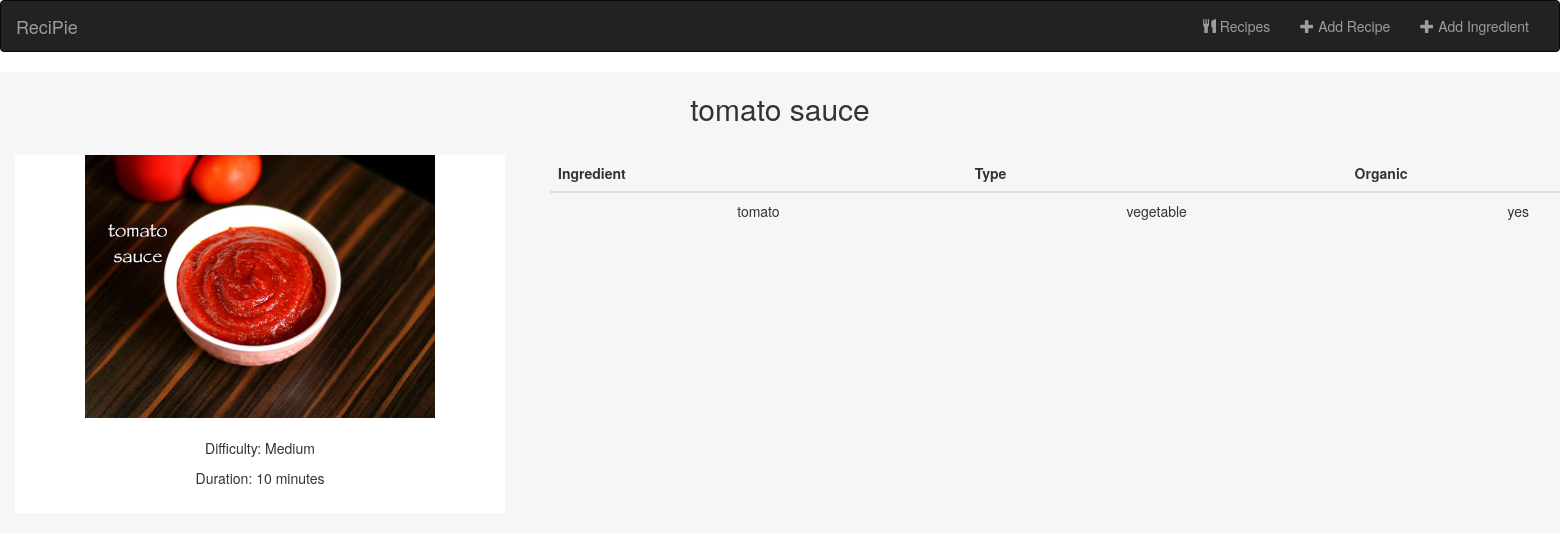
The page /recipe/1 on the database as committed earlier.
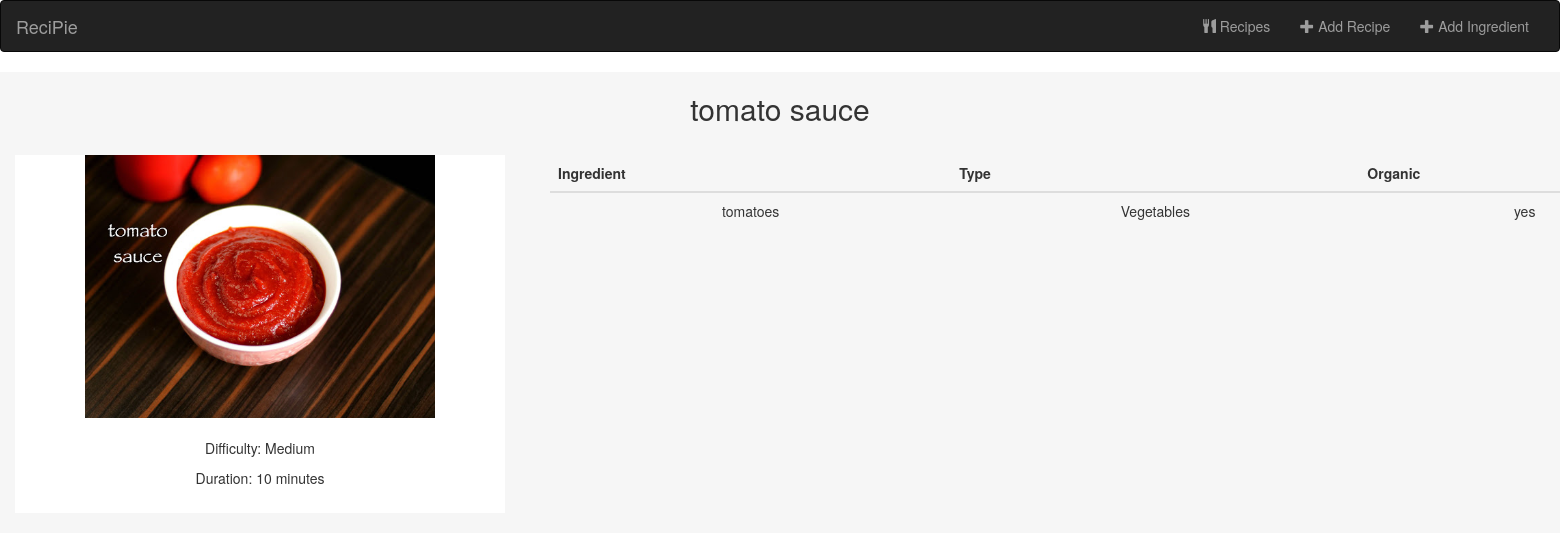
The same page on the database as committed later.
### recipe/models.py (models this page shows, shortened)
class Recipe(models.Model):
    name = models.CharField(max_length=250)
    duration = models.CharField(max_length=250)
    ingredients = models.ManyToManyField(Ingredient)
    recipe_image = models.FileField()
    difficulty = models.CharField(max_length=50, choices=DIFFICULTY)
    user = models.ForeignKey(settings.AUTH_USER_MODEL, on_delete=models.CASCADE)

class Ingredient(models.Model):
    name = models.CharField(max_length=250)
    ingredient_type = models.CharField(max_length=50, choices=TYPE)
    is_organic = models.BooleanField(default=True)
    user = models.ForeignKey(settings.AUTH_USER_MODEL, on_delete=models.CASCADE)

### recipe/views.py (the view)
# urls.py: url(r'^(?P<pk>[0-9]+)', views.DetailView.as_view(), name='details'),
class DetailView(generic.DetailView):  # a view for the details of a recipe
    model = Recipe
    template_name = 'recipe/details.html'

### recipe/templates/recipe/details.html (shortened to what this page needs)
{% extends 'recipe/base_template.html' %}
{% block body %}
    <div id="portfolio" class="container-fluid text-center bg-grey">
        <h2>{{ recipe.name }}</h2><br>
        <div class="row text-center slideanim">
            <div class="col-sm-4">
                <div class="thumbnail">
                    <img src="{{ recipe.recipe_image.url }}" alt="{{ recipe.name }}" width="400" height="300"><br>
                    <p>Difficulty: {{ recipe.difficulty }}</p>
                    <p>Duration: {{ recipe.duration }}</p>
                </div>
            </div>
            <div class="row text-center slideanim">
                <div class="col-sm-1">
                    <div class="container">
                        <table class="table">
                            <thead>
                            <tr>
                                <th>Ingredient</th>
                                <th>Type</th>
                                <th>Organic</th>
                            </tr>
                            </thead>
                            <tbody>
                            {% for ingredient in recipe.ingredients.all %}
                                <tr>
                                    <td>{{ ingredient.name }}</td>
                                    <td>{{ ingredient.ingredient_type }}</td>
                                    <td>
                                        {% if ingredient.is_organic %}
                                            yes
                                        {% else %}
                                            no
                                        {% endif %}
                                    </td>
                                </tr>
                            {% endfor %}
                            </tbody>
                        </table>
                    </div>
                </div>
            </div>
        </div>
    </div>
{% endblock %}

### recipe/templates/recipe/base_template.html (shortened to what this page needs)
{% load static %}
<!DOCTYPE html>
<html lang="en">
<head>
    <link rel="stylesheet" href="https://maxcdn.bootstrapcdn.com/bootstrap/3.4.1/css/bootstrap.min.css">
    <link rel="stylesheet" type="text/css" href="{% static 'recipe/style.css' %}">
</head>
<body>
<nav class="navbar navbar-inverse">
    <div class="container-fluid">
        <div class="navbar-header">
            <a class="navbar-brand" href="{% url 'recipe:index' %}"> ReciPie</a>
        </div>
        <div class="collapse navbar-collapse" id="myNavbar">
            <ul class="nav navbar-nav navbar-right">
                <li><a href="{% url 'recipe:index' %}"><span class="glyphicon glyphicon-cutlery"></span> Recipes</a>
                </li>
                <li><a href="{% url 'recipe:recipe-add' %}"><span class="glyphicon glyphicon-plus"></span> Add
                    Recipe</a></li>
                <li><a href="{% url 'recipe:ingredient-add' %}"><span class="glyphicon glyphicon-plus"></span> Add
                    Ingredient</a></li>
            </ul>
        </div>
    </div>
</nav>
{% block body %}
{% endblock %}
</body>
</html>

### recipe/static/recipe/style.css (style rules this page uses)
ul { list-style-type: none; }
.bg-grey { background-color: #f6f6f6; }
.thumbnail { padding: 0 0 15px 0; border: none; border-radius: 0; }
.thumbnail>img { display: block; max-width: 350px; max-height: 350px; }

Rows that differ between the two databases and show on the page:
changed Ingredient: name "tomato" → "tomatoes"; ingredient_type "vegetable" → "Vegetables"
